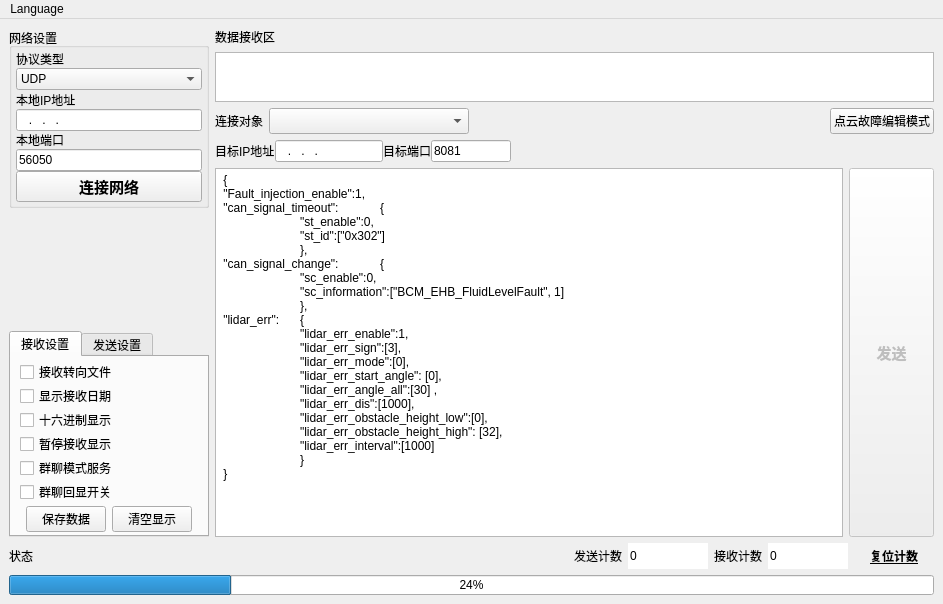
<?xml version="1.0" encoding="UTF-8"?>
<ui version="4.0">
 <class>MainWindow</class>
 <widget class="QMainWindow" name="MainWindow">
  <property name="geometry">
   <rect>
    <x>0</x>
    <y>0</y>
    <width>943</width>
    <height>604</height>
   </rect>
  </property>
  <property name="windowTitle">
   <string>HIL fault inject tool</string>
  </property>
  <widget class="QWidget" name="centralwidget">
   <layout class="QVBoxLayout" name="verticalLayout_3">
    <item>
     <layout class="QHBoxLayout" name="horizontalLayout_5">
      <item>
       <layout class="QVBoxLayout" name="verticalLayout">
        <property name="spacing">
         <number>2</number>
        </property>
        <item>
         <widget class="QGroupBox" name="groupBox_2">
          <property name="sizePolicy">
           <sizepolicy hsizetype="Expanding" vsizetype="Expanding">
            <horstretch>0</horstretch>
            <verstretch>0</verstretch>
           </sizepolicy>
          </property>
          <property name="minimumSize">
           <size>
            <width>160</width>
            <height>180</height>
           </size>
          </property>
          <property name="maximumSize">
           <size>
            <width>200</width>
            <height>500</height>
           </size>
          </property>
          <property name="autoFillBackground">
           <bool>true</bool>
          </property>
          <property name="title">
           <string>网络设置</string>
          </property>
          <property name="alignment">
           <set>Qt::AlignLeading|Qt::AlignLeft|Qt::AlignTop</set>
          </property>
          <property name="flat">
           <bool>false</bool>
          </property>
          <property name="checkable">
           <bool>false</bool>
          </property>
          <layout class="QVBoxLayout" name="verticalLayout_7">
           <property name="spacing">
            <number>0</number>
           </property>
           <property name="leftMargin">
            <number>4</number>
           </property>
           <property name="topMargin">
            <number>2</number>
           </property>
           <property name="rightMargin">
            <number>4</number>
           </property>
           <property name="bottomMargin">
            <number>3</number>
           </property>
           <item>
            <widget class="QLabel" name="label">
             <property name="maximumSize">
              <size>
               <width>100</width>
               <height>16777215</height>
              </size>
             </property>
             <property name="lineWidth">
              <number>0</number>
             </property>
             <property name="text">
              <string>协议类型</string>
             </property>
             <property name="margin">
              <number>0</number>
             </property>
            </widget>
           </item>
           <item>
            <widget class="QComboBox" name="cBoxNetType">
             <property name="sizePolicy">
              <sizepolicy hsizetype="Preferred" vsizetype="Preferred">
               <horstretch>0</horstretch>
               <verstretch>0</verstretch>
              </sizepolicy>
             </property>
             <property name="maximumSize">
              <size>
               <width>200</width>
               <height>16777215</height>
              </size>
             </property>
             <item>
              <property name="text">
               <string>UDP</string>
              </property>
             </item>
             <item>
              <property name="text">
               <string>TCP服务器</string>
              </property>
             </item>
             <item>
              <property name="text">
               <string>TCP客户端</string>
              </property>
             </item>
            </widget>
           </item>
           <item>
            <widget class="QLabel" name="label_IP">
             <property name="maximumSize">
              <size>
               <width>100</width>
               <height>16777215</height>
              </size>
             </property>
             <property name="text">
              <string>本地IP地址</string>
             </property>
            </widget>
           </item>
           <item>
            <widget class="QLineEdit" name="lEditIpAddr">
             <property name="sizePolicy">
              <sizepolicy hsizetype="Preferred" vsizetype="Preferred">
               <horstretch>0</horstretch>
               <verstretch>0</verstretch>
              </sizepolicy>
             </property>
             <property name="maximumSize">
              <size>
               <width>200</width>
               <height>16777215</height>
              </size>
             </property>
             <property name="inputMask">
              <string>000.000.000.000</string>
             </property>
            </widget>
           </item>
           <item>
            <widget class="QLabel" name="label_Port">
             <property name="maximumSize">
              <size>
               <width>100</width>
               <height>16777215</height>
              </size>
             </property>
             <property name="text">
              <string>本地端口</string>
             </property>
            </widget>
           </item>
           <item>
            <widget class="QLineEdit" name="lEditIpPort">
             <property name="sizePolicy">
              <sizepolicy hsizetype="Preferred" vsizetype="Preferred">
               <horstretch>0</horstretch>
               <verstretch>0</verstretch>
              </sizepolicy>
             </property>
             <property name="maximumSize">
              <size>
               <width>200</width>
               <height>16777215</height>
              </size>
             </property>
             <property name="layoutDirection">
              <enum>Qt::LeftToRight</enum>
             </property>
             <property name="inputMask">
              <string/>
             </property>
             <property name="text">
              <string>56050</string>
             </property>
            </widget>
           </item>
           <item>
            <widget class="QPushButton" name="pBtnNetCnnt">
             <property name="sizePolicy">
              <sizepolicy hsizetype="Preferred" vsizetype="Preferred">
               <horstretch>0</horstretch>
               <verstretch>0</verstretch>
              </sizepolicy>
             </property>
             <property name="minimumSize">
              <size>
               <width>0</width>
               <height>30</height>
              </size>
             </property>
             <property name="maximumSize">
              <size>
               <width>200</width>
               <height>60</height>
              </size>
             </property>
             <property name="font">
              <font>
               <pointsize>11</pointsize>
               <weight>75</weight>
               <bold>true</bold>
              </font>
             </property>
             <property name="text">
              <string>连接网络</string>
             </property>
             <property name="icon">
              <iconset>
               <activeoff>NetOff.png</activeoff>
               <activeon>NetOn.png</activeon>
               <selectedoff>:/qrc/NetOff.png</selectedoff>
               <selectedon>:/qrc/NetOn.png</selectedon>
              </iconset>
             </property>
             <property name="iconSize">
              <size>
               <width>20</width>
               <height>20</height>
              </size>
             </property>
             <property name="checkable">
              <bool>true</bool>
             </property>
            </widget>
           </item>
          </layout>
         </widget>
        </item>
        <item>
         <spacer name="verticalSpacer_2">
          <property name="orientation">
           <enum>Qt::Vertical</enum>
          </property>
          <property name="sizeHint" stdset="0">
           <size>
            <width>152</width>
            <height>13</height>
           </size>
          </property>
         </spacer>
        </item>
        <item>
         <widget class="QTabWidget" name="Tabs_SndRcv">
          <property name="sizePolicy">
           <sizepolicy hsizetype="Expanding" vsizetype="Expanding">
            <horstretch>0</horstretch>
            <verstretch>0</verstretch>
           </sizepolicy>
          </property>
          <property name="minimumSize">
           <size>
            <width>165</width>
            <height>150</height>
           </size>
          </property>
          <property name="maximumSize">
           <size>
            <width>200</width>
            <height>500</height>
           </size>
          </property>
          <property name="currentIndex">
           <number>0</number>
          </property>
          <widget class="QWidget" name="tab">
           <property name="maximumSize">
            <size>
             <width>200</width>
             <height>16777215</height>
            </size>
           </property>
           <attribute name="title">
            <string>接收设置</string>
           </attribute>
           <layout class="QVBoxLayout" name="verticalLayout_8">
            <property name="spacing">
             <number>2</number>
            </property>
            <property name="topMargin">
             <number>3</number>
            </property>
            <property name="bottomMargin">
             <number>3</number>
            </property>
            <item>
             <layout class="QVBoxLayout" name="verticalLayout_5">
              <property name="spacing">
               <number>0</number>
              </property>
              <property name="bottomMargin">
               <number>0</number>
              </property>
              <item>
               <layout class="QVBoxLayout" name="verticalLayout_4">
                <property name="spacing">
                 <number>0</number>
                </property>
                <item>
                 <widget class="QCheckBox" name="StartRcvFile">
                  <property name="sizePolicy">
                   <sizepolicy hsizetype="Preferred" vsizetype="Fixed">
                    <horstretch>0</horstretch>
                    <verstretch>0</verstretch>
                   </sizepolicy>
                  </property>
                  <property name="text">
                   <string>接收转向文件</string>
                  </property>
                 </widget>
                </item>
                <item>
                 <widget class="QCheckBox" name="cBox_ShowRcvTime">
                  <property name="sizePolicy">
                   <sizepolicy hsizetype="Preferred" vsizetype="Fixed">
                    <horstretch>0</horstretch>
                    <verstretch>0</verstretch>
                   </sizepolicy>
                  </property>
                  <property name="text">
                   <string>显示接收日期</string>
                  </property>
                 </widget>
                </item>
                <item>
                 <widget class="QCheckBox" name="cBox_RcvHexDisp">
                  <property name="sizePolicy">
                   <sizepolicy hsizetype="Preferred" vsizetype="Fixed">
                    <horstretch>0</horstretch>
                    <verstretch>0</verstretch>
                   </sizepolicy>
                  </property>
                  <property name="text">
                   <string>十六进制显示</string>
                  </property>
                 </widget>
                </item>
                <item>
                 <widget class="QCheckBox" name="cBox_PauseShowRcv">
                  <property name="sizePolicy">
                   <sizepolicy hsizetype="Preferred" vsizetype="Fixed">
                    <horstretch>0</horstretch>
                    <verstretch>0</verstretch>
                   </sizepolicy>
                  </property>
                  <property name="text">
                   <string>暂停接收显示</string>
                  </property>
                 </widget>
                </item>
                <item>
                 <widget class="QCheckBox" name="cBox_chatMode">
                  <property name="sizePolicy">
                   <sizepolicy hsizetype="Preferred" vsizetype="Fixed">
                    <horstretch>0</horstretch>
                    <verstretch>0</verstretch>
                   </sizepolicy>
                  </property>
                  <property name="text">
                   <string>群聊模式服务</string>
                  </property>
                 </widget>
                </item>
                <item>
                 <widget class="QCheckBox" name="cBox_echoMode">
                  <property name="sizePolicy">
                   <sizepolicy hsizetype="Preferred" vsizetype="Fixed">
                    <horstretch>0</horstretch>
                    <verstretch>0</verstretch>
                   </sizepolicy>
                  </property>
                  <property name="text">
                   <string>群聊回显开关</string>
                  </property>
                 </widget>
                </item>
               </layout>
              </item>
              <item>
               <spacer name="verticalSpacer">
                <property name="orientation">
                 <enum>Qt::Vertical</enum>
                </property>
                <property name="sizeHint" stdset="0">
                 <size>
                  <width>20</width>
                  <height>0</height>
                 </size>
                </property>
               </spacer>
              </item>
              <item>
               <layout class="QHBoxLayout" name="horizontalLayout_6">
                <item>
                 <widget class="QPushButton" name="pBtnSaveRcvData">
                  <property name="sizePolicy">
                   <sizepolicy hsizetype="Fixed" vsizetype="Fixed">
                    <horstretch>0</horstretch>
                    <verstretch>0</verstretch>
                   </sizepolicy>
                  </property>
                  <property name="minimumSize">
                   <size>
                    <width>0</width>
                    <height>24</height>
                   </size>
                  </property>
                  <property name="text">
                   <string>保存数据</string>
                  </property>
                 </widget>
                </item>
                <item>
                 <widget class="QPushButton" name="pBtnClearRcvDisp">
                  <property name="sizePolicy">
                   <sizepolicy hsizetype="Fixed" vsizetype="Fixed">
                    <horstretch>0</horstretch>
                    <verstretch>0</verstretch>
                   </sizepolicy>
                  </property>
                  <property name="minimumSize">
                   <size>
                    <width>0</width>
                    <height>24</height>
                   </size>
                  </property>
                  <property name="text">
                   <string>清空显示</string>
                  </property>
                 </widget>
                </item>
               </layout>
              </item>
             </layout>
            </item>
           </layout>
          </widget>
          <widget class="QWidget" name="tab_2">
           <property name="maximumSize">
            <size>
             <width>200</width>
             <height>16777215</height>
            </size>
           </property>
           <attribute name="title">
            <string>发送设置</string>
           </attribute>
           <layout class="QVBoxLayout" name="verticalLayout_9">
            <property name="spacing">
             <number>2</number>
            </property>
            <property name="topMargin">
             <number>3</number>
            </property>
            <property name="bottomMargin">
             <number>3</number>
            </property>
            <item>
             <layout class="QVBoxLayout" name="verticalLayout_6">
              <property name="spacing">
               <number>0</number>
              </property>
              <item>
               <widget class="QCheckBox" name="cBoxStartSndFile">
                <property name="sizePolicy">
                 <sizepolicy hsizetype="Minimum" vsizetype="Minimum">
                  <horstretch>0</horstretch>
                  <verstretch>0</verstretch>
                 </sizepolicy>
                </property>
                <property name="text">
                 <string>启用文件数据源...</string>
                </property>
               </widget>
              </item>
              <item>
               <widget class="QCheckBox" name="cBox_AntoClearSnd">
                <property name="sizePolicy">
                 <sizepolicy hsizetype="Minimum" vsizetype="Minimum">
                  <horstretch>0</horstretch>
                  <verstretch>0</verstretch>
                 </sizepolicy>
                </property>
                <property name="text">
                 <string>发送完自动清空</string>
                </property>
               </widget>
              </item>
              <item>
               <widget class="QCheckBox" name="cBox_SndHexDisp">
                <property name="sizePolicy">
                 <sizepolicy hsizetype="Minimum" vsizetype="Minimum">
                  <horstretch>0</horstretch>
                  <verstretch>0</verstretch>
                 </sizepolicy>
                </property>
                <property name="text">
                 <string>按十六进制发送</string>
                </property>
               </widget>
              </item>
              <item>
               <widget class="QCheckBox" name="cBoxLoopSnd">
                <property name="sizePolicy">
                 <sizepolicy hsizetype="Minimum" vsizetype="Minimum">
                  <horstretch>0</horstretch>
                  <verstretch>0</verstretch>
                 </sizepolicy>
                </property>
                <property name="text">
                 <string>数据源循环发送</string>
                </property>
               </widget>
              </item>
              <item>
               <layout class="QHBoxLayout" name="horizontalLayout_7">
                <property name="spacing">
                 <number>1</number>
                </property>
                <item>
                 <widget class="QLabel" name="label_4">
                  <property name="enabled">
                   <bool>true</bool>
                  </property>
                  <property name="sizePolicy">
                   <sizepolicy hsizetype="Preferred" vsizetype="Preferred">
                    <horstretch>0</horstretch>
                    <verstretch>0</verstretch>
                   </sizepolicy>
                  </property>
                  <property name="baseSize">
                   <size>
                    <width>0</width>
                    <height>0</height>
                   </size>
                  </property>
                  <property name="text">
                   <string>间隔</string>
                  </property>
                  <property name="textFormat">
                   <enum>Qt::PlainText</enum>
                  </property>
                  <property name="scaledContents">
                   <bool>false</bool>
                  </property>
                  <property name="alignment">
                   <set>Qt::AlignLeading|Qt::AlignLeft|Qt::AlignVCenter</set>
                  </property>
                 </widget>
                </item>
                <item>
                 <widget class="QLineEdit" name="lEdit_Interval_ms">
                  <property name="maximumSize">
                   <size>
                    <width>70</width>
                    <height>16777215</height>
                   </size>
                  </property>
                  <property name="inputMask">
                   <string>D9999</string>
                  </property>
                  <property name="text">
                   <string>1000</string>
                  </property>
                 </widget>
                </item>
                <item>
                 <widget class="QLabel" name="label_5">
                  <property name="text">
                   <string>毫秒</string>
                  </property>
                  <property name="alignment">
                   <set>Qt::AlignLeading|Qt::AlignLeft|Qt::AlignVCenter</set>
                  </property>
                 </widget>
                </item>
                <item>
                 <spacer name="horizontalSpacer_2">
                  <property name="orientation">
                   <enum>Qt::Horizontal</enum>
                  </property>
                  <property name="sizeHint" stdset="0">
                   <size>
                    <width>20</width>
                    <height>20</height>
                   </size>
                  </property>
                 </spacer>
                </item>
               </layout>
              </item>
              <item>
               <spacer name="verticalSpacer_4">
                <property name="orientation">
                 <enum>Qt::Vertical</enum>
                </property>
                <property name="sizeHint" stdset="0">
                 <size>
                  <width>135</width>
                  <height>13</height>
                 </size>
                </property>
               </spacer>
              </item>
              <item>
               <layout class="QHBoxLayout" name="horizontalLayout_8">
                <property name="spacing">
                 <number>1</number>
                </property>
                <item>
                 <widget class="QPushButton" name="pBtnLoadSndData">
                  <property name="sizePolicy">
                   <sizepolicy hsizetype="Fixed" vsizetype="Fixed">
                    <horstretch>0</horstretch>
                    <verstretch>0</verstretch>
                   </sizepolicy>
                  </property>
                  <property name="minimumSize">
                   <size>
                    <width>0</width>
                    <height>24</height>
                   </size>
                  </property>
                  <property name="text">
                   <string>载入数据</string>
                  </property>
                 </widget>
                </item>
                <item>
                 <widget class="QPushButton" name="pBtnClearSndDisp">
                  <property name="sizePolicy">
                   <sizepolicy hsizetype="Fixed" vsizetype="Fixed">
                    <horstretch>0</horstretch>
                    <verstretch>0</verstretch>
                   </sizepolicy>
                  </property>
                  <property name="minimumSize">
                   <size>
                    <width>0</width>
                    <height>24</height>
                   </size>
                  </property>
                  <property name="text">
                   <string>清空显示</string>
                  </property>
                 </widget>
                </item>
               </layout>
              </item>
             </layout>
            </item>
           </layout>
          </widget>
         </widget>
        </item>
       </layout>
      </item>
      <item>
       <layout class="QVBoxLayout" name="verticalLayout_2">
        <item>
         <layout class="QGridLayout" name="gridLayout">
          <item row="1" column="0">
           <widget class="QPlainTextEdit" name="ReceiveTextEdit">
            <property name="sizePolicy">
             <sizepolicy hsizetype="Expanding" vsizetype="Fixed">
              <horstretch>0</horstretch>
              <verstretch>0</verstretch>
             </sizepolicy>
            </property>
            <property name="maximumSize">
             <size>
              <width>2000</width>
              <height>50</height>
             </size>
            </property>
            <property name="readOnly">
             <bool>true</bool>
            </property>
           </widget>
          </item>
          <item row="0" column="0">
           <widget class="QLabel" name="label_9">
            <property name="maximumSize">
             <size>
              <width>16777215</width>
              <height>23</height>
             </size>
            </property>
            <property name="text">
             <string>数据接收区</string>
            </property>
           </widget>
          </item>
         </layout>
        </item>
        <item>
         <layout class="QHBoxLayout" name="horizontalLayout_3">
          <item>
           <widget class="QLabel" name="labelClients">
            <property name="sizePolicy">
             <sizepolicy hsizetype="Fixed" vsizetype="Preferred">
              <horstretch>0</horstretch>
              <verstretch>0</verstretch>
             </sizepolicy>
            </property>
            <property name="text">
             <string>连接对象</string>
            </property>
           </widget>
          </item>
          <item>
           <widget class="QComboBox" name="cBoxClients">
            <property name="sizePolicy">
             <sizepolicy hsizetype="Expanding" vsizetype="Preferred">
              <horstretch>0</horstretch>
              <verstretch>0</verstretch>
             </sizepolicy>
            </property>
            <property name="minimumSize">
             <size>
              <width>100</width>
              <height>0</height>
             </size>
            </property>
            <property name="maximumSize">
             <size>
              <width>200</width>
              <height>60</height>
             </size>
            </property>
           </widget>
          </item>
          <item>
           <widget class="QLabel" name="labelSpaceClients">
            <property name="sizePolicy">
             <sizepolicy hsizetype="Expanding" vsizetype="Fixed">
              <horstretch>0</horstretch>
              <verstretch>0</verstretch>
             </sizepolicy>
            </property>
            <property name="minimumSize">
             <size>
              <width>0</width>
              <height>0</height>
             </size>
            </property>
            <property name="text">
             <string/>
            </property>
           </widget>
          </item>
          <item>
           <widget class="QPushButton" name="pushButton">
            <property name="text">
             <string>点云故障编辑模式</string>
            </property>
           </widget>
          </item>
         </layout>
        </item>
        <item>
         <layout class="QHBoxLayout" name="horizontalLayout_2">
          <property name="spacing">
           <number>0</number>
          </property>
          <item>
           <widget class="QLabel" name="labelUdp">
            <property name="sizePolicy">
             <sizepolicy hsizetype="Fixed" vsizetype="Preferred">
              <horstretch>0</horstretch>
              <verstretch>0</verstretch>
             </sizepolicy>
            </property>
            <property name="text">
             <string>目标IP地址</string>
            </property>
           </widget>
          </item>
          <item>
           <widget class="QLineEdit" name="lEditUdpIP">
            <property name="sizePolicy">
             <sizepolicy hsizetype="Preferred" vsizetype="Preferred">
              <horstretch>0</horstretch>
              <verstretch>0</verstretch>
             </sizepolicy>
            </property>
            <property name="minimumSize">
             <size>
              <width>80</width>
              <height>0</height>
             </size>
            </property>
            <property name="maximumSize">
             <size>
              <width>160</width>
              <height>16777215</height>
             </size>
            </property>
            <property name="inputMask">
             <string>000.000.000.000</string>
            </property>
            <property name="text">
             <string>...</string>
            </property>
           </widget>
          </item>
          <item>
           <widget class="QLabel" name="labelUdp1">
            <property name="sizePolicy">
             <sizepolicy hsizetype="Preferred" vsizetype="Preferred">
              <horstretch>0</horstretch>
              <verstretch>0</verstretch>
             </sizepolicy>
            </property>
            <property name="text">
             <string>目标端口</string>
            </property>
           </widget>
          </item>
          <item>
           <widget class="QLineEdit" name="lEditUdpPort">
            <property name="sizePolicy">
             <sizepolicy hsizetype="Preferred" vsizetype="Preferred">
              <horstretch>0</horstretch>
              <verstretch>0</verstretch>
             </sizepolicy>
            </property>
            <property name="minimumSize">
             <size>
              <width>40</width>
              <height>0</height>
             </size>
            </property>
            <property name="maximumSize">
             <size>
              <width>80</width>
              <height>16777215</height>
             </size>
            </property>
            <property name="inputMask">
             <string/>
            </property>
            <property name="text">
             <string>8081</string>
            </property>
           </widget>
          </item>
          <item>
           <widget class="QLabel" name="labelSpaceUdp">
            <property name="sizePolicy">
             <sizepolicy hsizetype="Expanding" vsizetype="Fixed">
              <horstretch>0</horstretch>
              <verstretch>0</verstretch>
             </sizepolicy>
            </property>
            <property name="minimumSize">
             <size>
              <width>0</width>
              <height>0</height>
             </size>
            </property>
            <property name="lineWidth">
             <number>0</number>
            </property>
            <property name="text">
             <string/>
            </property>
           </widget>
          </item>
         </layout>
        </item>
        <item>
         <layout class="QHBoxLayout" name="horizontalLayout_4">
          <item>
           <widget class="QPlainTextEdit" name="tEditSendText">
            <property name="sizePolicy">
             <sizepolicy hsizetype="Expanding" vsizetype="Expanding">
              <horstretch>0</horstretch>
              <verstretch>0</verstretch>
             </sizepolicy>
            </property>
            <property name="maximumSize">
             <size>
              <width>16777215</width>
              <height>16777215</height>
             </size>
            </property>
            <property name="plainText">
             <string> {
 &quot;Fault_injection_enable&quot;:1,
 &quot;can_signal_timeout&quot;:	{
 	&quot;st_enable&quot;:0,
 	&quot;st_id&quot;:[&quot;0x302&quot;]
 	},
 &quot;can_signal_change&quot;:	{
 	&quot;sc_enable&quot;:0,
 	&quot;sc_information&quot;:[&quot;BCM_EHB_FluidLevelFault&quot;, 1]
 	},
 &quot;lidar_err&quot;:	{
 	&quot;lidar_err_enable&quot;:1,
 	&quot;lidar_err_sign&quot;:[3],
           	&quot;lidar_err_mode&quot;:[0], 
               	&quot;lidar_err_start_angle&quot;: [0], 
               	&quot;lidar_err_angle_all&quot;:[30] ,
	&quot;lidar_err_dis&quot;:[1000],
           	&quot;lidar_err_obstacle_height_low&quot;:[0], 
               	&quot;lidar_err_obstacle_height_high&quot;: [32], 
               	&quot;lidar_err_interval&quot;:[1000] 
 	}
 }</string>
            </property>
           </widget>
          </item>
          <item>
           <widget class="QPushButton" name="pBtnSendData">
            <property name="enabled">
             <bool>false</bool>
            </property>
            <property name="sizePolicy">
             <sizepolicy hsizetype="Fixed" vsizetype="Expanding">
              <horstretch>0</horstretch>
              <verstretch>0</verstretch>
             </sizepolicy>
            </property>
            <property name="minimumSize">
             <size>
              <width>85</width>
              <height>61</height>
             </size>
            </property>
            <property name="maximumSize">
             <size>
              <width>75</width>
              <height>16777215</height>
             </size>
            </property>
            <property name="font">
             <font>
              <family>SimSun-ExtB</family>
              <pointsize>11</pointsize>
              <weight>75</weight>
              <bold>true</bold>
             </font>
            </property>
            <property name="text">
             <string>发送</string>
            </property>
           </widget>
          </item>
         </layout>
        </item>
       </layout>
      </item>
     </layout>
    </item>
    <item>
     <layout class="QHBoxLayout" name="horizontalLayout">
      <item>
       <widget class="QLabel" name="label_2">
        <property name="text">
         <string>状态</string>
        </property>
       </widget>
      </item>
      <item>
       <widget class="QLabel" name="CurState">
        <property name="minimumSize">
         <size>
          <width>120</width>
          <height>16</height>
         </size>
        </property>
        <property name="styleSheet">
         <string notr="true"/>
        </property>
        <property name="text">
         <string/>
        </property>
       </widget>
      </item>
      <item>
       <spacer name="horizontalSpacer">
        <property name="orientation">
         <enum>Qt::Horizontal</enum>
        </property>
        <property name="sizeHint" stdset="0">
         <size>
          <width>20</width>
          <height>20</height>
         </size>
        </property>
       </spacer>
      </item>
      <item>
       <widget class="QLabel" name="label_6">
        <property name="sizePolicy">
         <sizepolicy hsizetype="Preferred" vsizetype="Preferred">
          <horstretch>0</horstretch>
          <verstretch>0</verstretch>
         </sizepolicy>
        </property>
        <property name="minimumSize">
         <size>
          <width>0</width>
          <height>16</height>
         </size>
        </property>
        <property name="maximumSize">
         <size>
          <width>16777215</width>
          <height>36</height>
         </size>
        </property>
        <property name="text">
         <string>发送计数</string>
        </property>
       </widget>
      </item>
      <item>
       <widget class="QLineEdit" name="lEdit_SndCnt">
        <property name="minimumSize">
         <size>
          <width>50</width>
          <height>16</height>
         </size>
        </property>
        <property name="maximumSize">
         <size>
          <width>80</width>
          <height>36</height>
         </size>
        </property>
        <property name="styleSheet">
         <string notr="true">border-color: rgb(85, 255, 255);</string>
        </property>
        <property name="text">
         <string>0</string>
        </property>
        <property name="frame">
         <bool>false</bool>
        </property>
        <property name="readOnly">
         <bool>true</bool>
        </property>
       </widget>
      </item>
      <item>
       <widget class="QLabel" name="label_7">
        <property name="sizePolicy">
         <sizepolicy hsizetype="Preferred" vsizetype="Fixed">
          <horstretch>0</horstretch>
          <verstretch>0</verstretch>
         </sizepolicy>
        </property>
        <property name="minimumSize">
         <size>
          <width>0</width>
          <height>20</height>
         </size>
        </property>
        <property name="maximumSize">
         <size>
          <width>16777215</width>
          <height>36</height>
         </size>
        </property>
        <property name="text">
         <string>接收计数</string>
        </property>
       </widget>
      </item>
      <item>
       <widget class="QLineEdit" name="lEdit_RcvCnt">
        <property name="sizePolicy">
         <sizepolicy hsizetype="Fixed" vsizetype="Fixed">
          <horstretch>0</horstretch>
          <verstretch>0</verstretch>
         </sizepolicy>
        </property>
        <property name="minimumSize">
         <size>
          <width>50</width>
          <height>16</height>
         </size>
        </property>
        <property name="maximumSize">
         <size>
          <width>80</width>
          <height>36</height>
         </size>
        </property>
        <property name="autoFillBackground">
         <bool>false</bool>
        </property>
        <property name="text">
         <string>0</string>
        </property>
        <property name="frame">
         <bool>false</bool>
        </property>
        <property name="readOnly">
         <bool>true</bool>
        </property>
       </widget>
      </item>
      <item>
       <widget class="QPushButton" name="pBtnResetCnt">
        <property name="minimumSize">
         <size>
          <width>70</width>
          <height>16</height>
         </size>
        </property>
        <property name="maximumSize">
         <size>
          <width>160</width>
          <height>40</height>
         </size>
        </property>
        <property name="font">
         <font>
          <weight>75</weight>
          <bold>true</bold>
          <underline>true</underline>
         </font>
        </property>
        <property name="cursor">
         <cursorShape>PointingHandCursor</cursorShape>
        </property>
        <property name="styleSheet">
         <string notr="true"/>
        </property>
        <property name="text">
         <string>复位计数</string>
        </property>
        <property name="autoDefault">
         <bool>true</bool>
        </property>
        <property name="flat">
         <bool>true</bool>
        </property>
       </widget>
      </item>
     </layout>
    </item>
    <item>
     <widget class="QProgressBar" name="SndProgressBar">
      <property name="maximumSize">
       <size>
        <width>16777215</width>
        <height>20</height>
       </size>
      </property>
      <property name="value">
       <number>24</number>
      </property>
      <property name="textVisible">
       <bool>true</bool>
      </property>
     </widget>
    </item>
   </layout>
  </widget>
  <widget class="QMenuBar" name="menubar">
   <property name="geometry">
    <rect>
     <x>0</x>
     <y>0</y>
     <width>943</width>
     <height>28</height>
    </rect>
   </property>
   <widget class="QMenu" name="menu">
    <property name="title">
     <string>Language</string>
    </property>
    <addaction name="actionChinese"/>
    <addaction name="actionEnglish"/>
   </widget>
   <addaction name="menu"/>
  </widget>
  <action name="actionChinese">
   <property name="text">
    <string>中文</string>
   </property>
  </action>
  <action name="actionEnglish">
   <property name="text">
    <string>English</string>
   </property>
  </action>
 </widget>
 <resources/>
 <connections/>
</ui>
